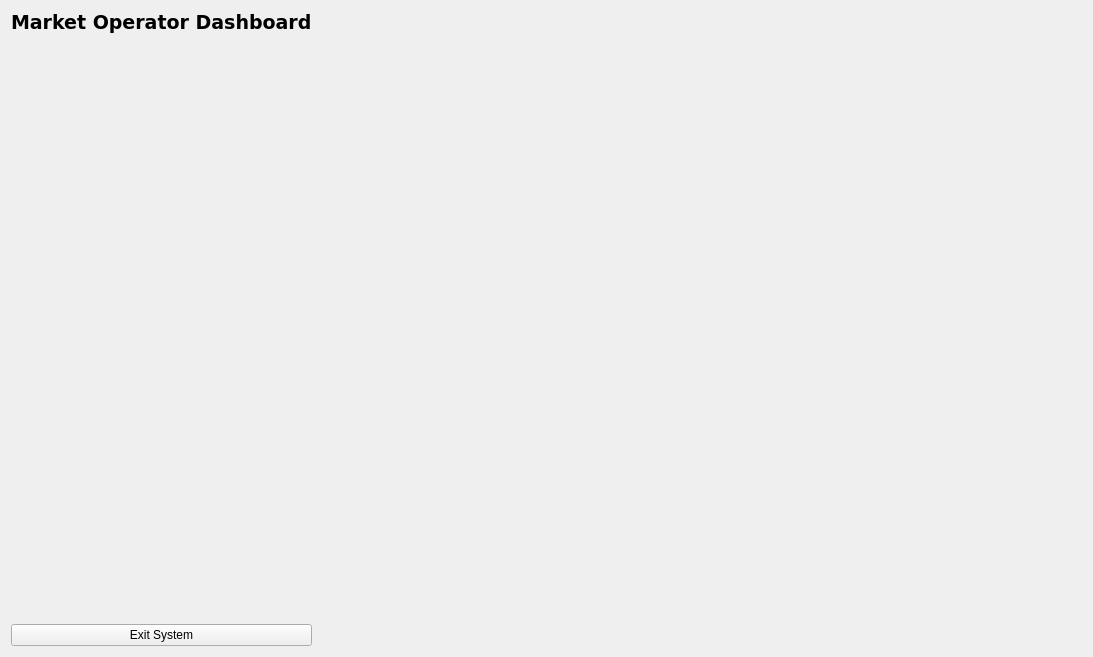
<?xml version="1.0" encoding="UTF-8"?>
<ui version="4.0">
 <class>OperatorDashboardPage</class>
 <widget class="QWidget" name="OperatorDashboardPage">
  <property name="geometry">
   <rect>
    <x>0</x>
    <y>0</y>
    <width>1093</width>
    <height>657</height>
   </rect>
  </property>
  <property name="windowTitle">
   <string>Form</string>
  </property>
  <layout class="QGridLayout" name="gridLayout">
   <item row="0" column="0">
    <widget class="QLabel" name="label_5">
     <property name="font">
      <font>
       <family>DejaVu Sans</family>
       <pointsize>14</pointsize>
       <weight>75</weight>
       <bold>true</bold>
      </font>
     </property>
     <property name="text">
      <string>Market Operator Dashboard</string>
     </property>
    </widget>
   </item>
   <item row="1" column="0">
    <spacer name="verticalSpacer_4">
     <property name="orientation">
      <enum>Qt::Vertical</enum>
     </property>
     <property name="sizeHint" stdset="0">
      <size>
       <width>20</width>
       <height>576</height>
      </size>
     </property>
    </spacer>
   </item>
   <item row="2" column="0">
    <widget class="QPushButton" name="pushButton_exitSystem_operatorDashboard">
     <property name="text">
      <string>Exit System</string>
     </property>
    </widget>
   </item>
   <item row="2" column="1">
    <spacer name="horizontalSpacer_5">
     <property name="orientation">
      <enum>Qt::Horizontal</enum>
     </property>
     <property name="sizeHint" stdset="0">
      <size>
       <width>765</width>
       <height>20</height>
      </size>
     </property>
    </spacer>
   </item>
  </layout>
 </widget>
 <resources/>
 <connections/>
</ui>
